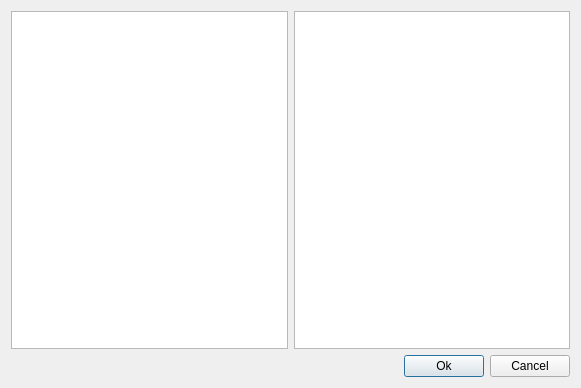
<?xml version="1.0" encoding="UTF-8"?>
<ui version="4.0">
 <class>ExprLinkDialog</class>
 <widget class="QDialog" name="ExprLinkDialog">
  <property name="geometry">
   <rect>
    <x>0</x>
    <y>0</y>
    <width>581</width>
    <height>388</height>
   </rect>
  </property>
  <property name="windowTitle">
   <string>Linking nodes</string>
  </property>
  <layout class="QGridLayout" name="gridLayout">
   <item row="0" column="0" colspan="3">
    <layout class="QHBoxLayout" name="horizontalLayout">
     <item>
      <widget class="QListWidget" name="list1"/>
     </item>
     <item>
      <widget class="QListWidget" name="list2"/>
     </item>
    </layout>
   </item>
   <item row="1" column="0">
    <spacer name="horizontalSpacer">
     <property name="orientation">
      <enum>Qt::Horizontal</enum>
     </property>
     <property name="sizeHint" stdset="0">
      <size>
       <width>398</width>
       <height>20</height>
      </size>
     </property>
    </spacer>
   </item>
   <item row="1" column="1">
    <widget class="QPushButton" name="okButton">
     <property name="text">
      <string>Ok</string>
     </property>
    </widget>
   </item>
   <item row="1" column="2">
    <widget class="QPushButton" name="cancelButton">
     <property name="text">
      <string>Cancel</string>
     </property>
    </widget>
   </item>
  </layout>
 </widget>
 <resources/>
 <connections/>
</ui>
